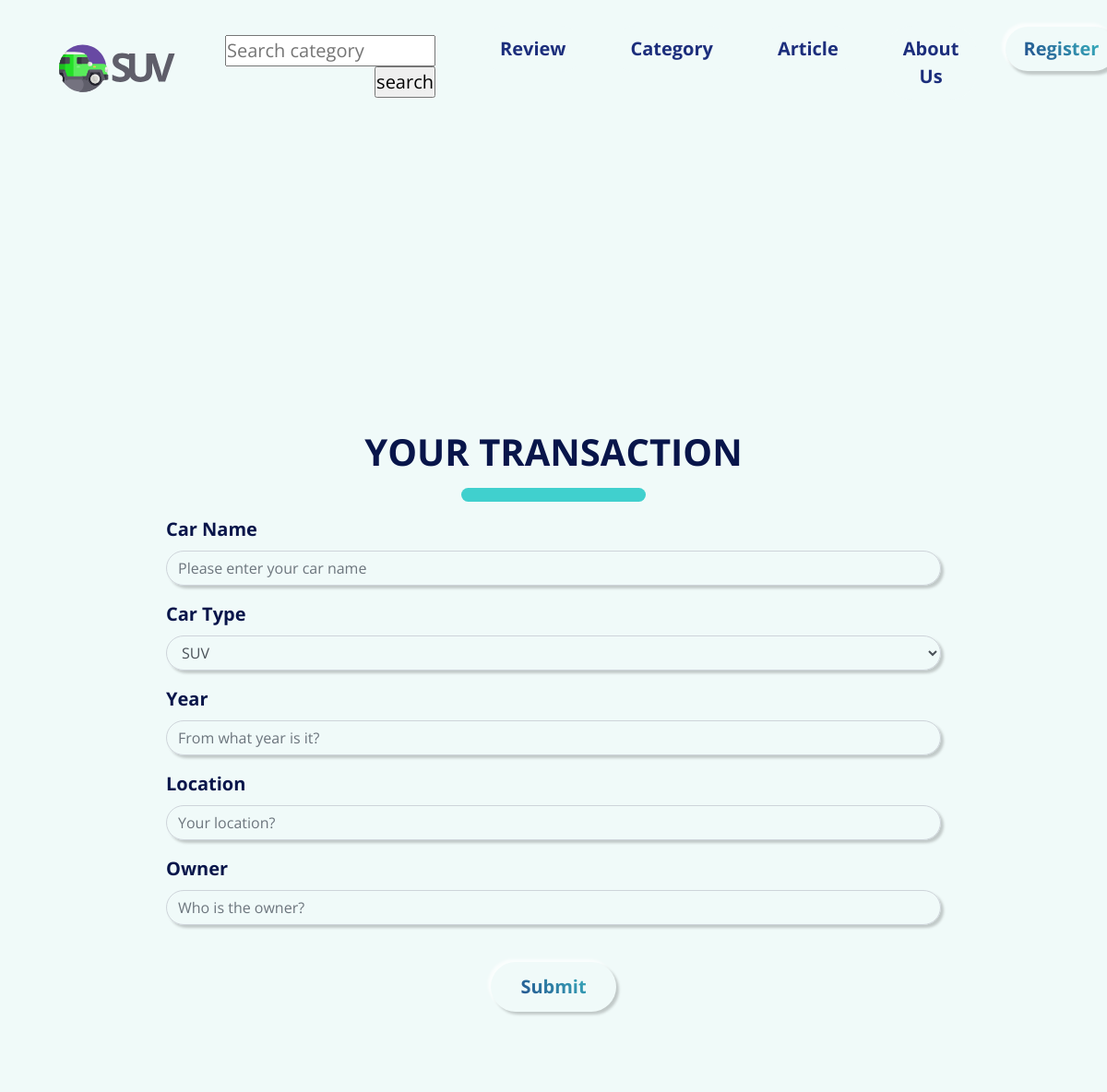
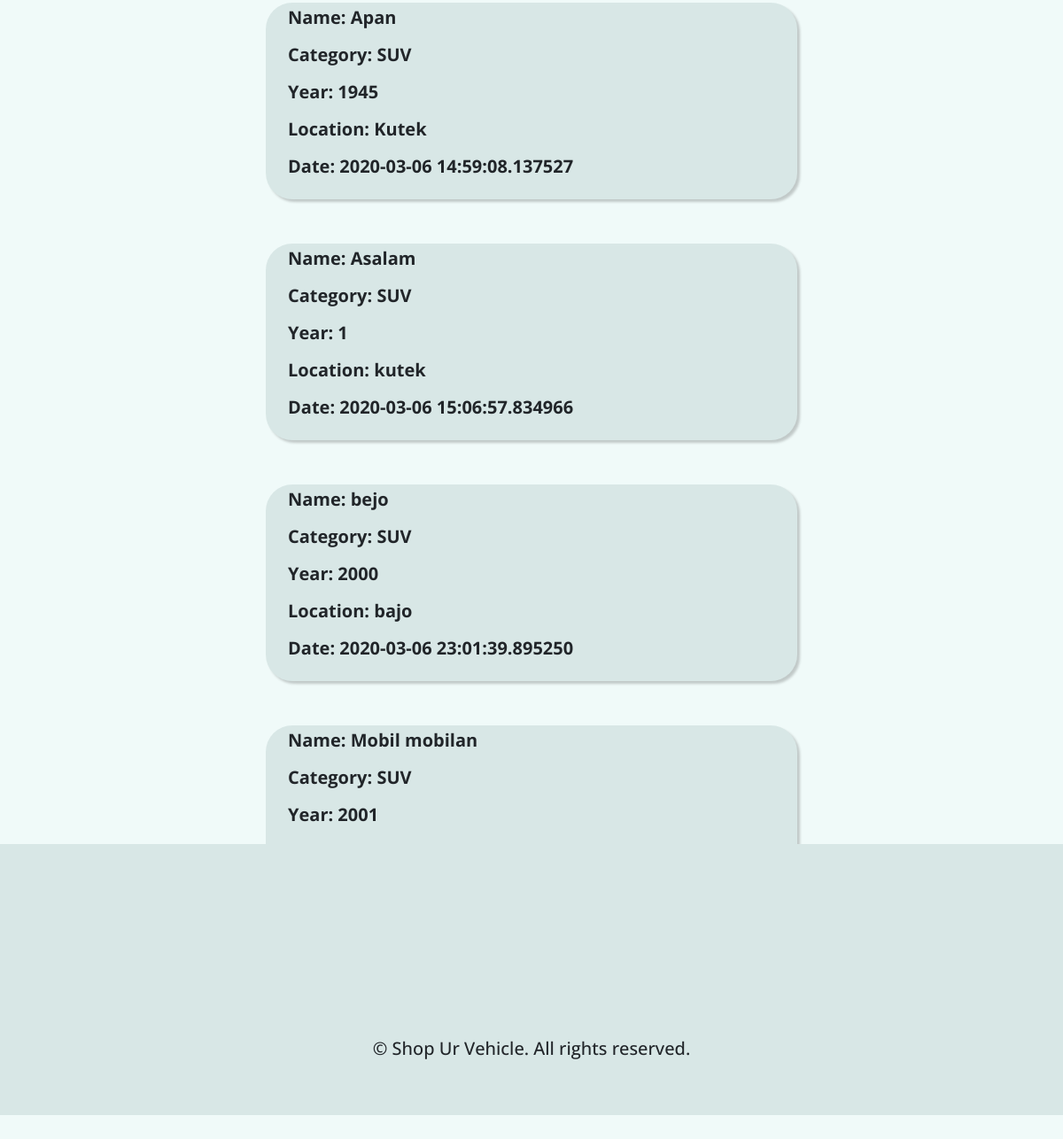
/transaction.html, run on the app's committed database (2 pictures, top to bottom).
### suv/models.py (models this page shows)
class Transaction(models.Model):
    name = models.TextField(max_length=1000)
    category = models.ForeignKey(Category, on_delete=models.CASCADE)
    year = models.TextField(max_length=1000)
    city = models.TextField(max_length=1000)
    date = models.TextField(max_length=1000)

class Category(models.Model):
    car_type = models.TextField(max_length=1000)

### suv/views.py (the view)
# urls.py: path('transaction.html', transaction, name='transaction'),
def transaction(request):
    if request.method == "POST":
        req = request.POST
        form = TransactionForm(request.POST, request.FILES)
        type_car = Category.objects.get_or_create(car_type=req['car_type'])[0]
        type_car.save()
        new_car = Transaction.objects.create(name=req['name'],category=type_car,year = req['year'],city = req['location'],date=datetime.datetime.today())
        new_car.save()
        return redirect('/transaction.html')
    else:
        form = TransactionForm()
    cars = Transaction.objects.all()
    car_type = Category.objects.all()
    response = {'cars' : cars, 'car_type' : car_type}
    return render(request,'transaction.html',response)

### suv/templates/transaction.html (shortened to what this page needs)
{% extends 'base.html' %}
{% load static %}
{% block content %}
<div id="transaction">
    <div class="form" id="rent">
        <h1 id="title">YOUR TRANSACTION</h1>
        <div class="line"></div>
        <form method="POST">
            <div class="form-group">
                <label for="name" class="expl">Car Name</label>
                <input class="form-control" id="name" type="text" name="name" maxlength="255" required
                    placeholder="Please enter your car name">
            </div>
            <div class="form-group">
                <label for="carType" class=expl>Car Type</label>
                <select class="form-control" id="car_type" type="text" name="car_type" maxlength="6" required>
                    <option>SUV</option>
                </select>
            </div>
            <div class="form-group">
                <label for="year" class="expl">Year</label>
                <input class="form-control" id="year" type="text" name="year" maxlength="255" required
                    placeholder="From what year is it?">
            </div>
            <div class="form-group">
                <label for="location" class="expl">Location</label>
                <input class="form-control" id="location" type="text" name="location" maxlength="255" required
                    placeholder="Your location?">
            </div>
            <div class="form-group">
                <label for="owner" class="expl">Owner</label>
                <input class="form-control" id="owner" type="text" name="owner" maxlength="255" required
                    placeholder="Who is the owner?">
            </div>
            <button type="submit" id="submitBtn">Submit</button>
        </form>
    </div>
</div>
<div class="response">
    {% for i in cars %}
    <div class="row twelve">
        <h1 class="name">Name: {{ i.name }}</h1>
        <h1 class="category">Category: {{ i.category.car_type }}</h1>
        <h1 class="year">Year: {{ i.year }}</h1>
        <h1 class="city">Location: {{ i.city }}</h1>
        <h1 class="date" style="margin-bottom: 20px;">Date: {{ i.date }}</h1>
    </div>
    {% endfor %}
</div>
{% endblock %}

### suv/static/css/style.css (style rules this page uses)
* { margin: 0; padding: 0; scroll-behavior: smooth; box-sizing: border-box; }
body { margin: 0; padding: 0; font: 20px/1.5 'Open Sans', sans-serif; background-color: #F0FAF9; width: 100%; }
.form#rent { margin-left: auto; margin-right: auto; width: 70vw; }
.form#rent h1 { margin-top: 17vh; font-weight: bold; color: #08154A; text-align: center; }
.form#rent .line { width: 200px; height: 15px; margin: 15px auto; background-color: #40D0CE; border-radius: 15px; }
.form#rent .form-group { font-weight: bold; color: #08154A; }
.form#rent .form-group input, .form#rent .form-group textarea { border-radius: 20px; background-color: transparent; box-shadow: 3px 3px 3px 0 rgba(0,0,0,0.2); }
.form#rent .form-group select { border-radius: 20px; background-color: transparent; box-shadow: 3px 3px 3px 0 rgba(0,0,0,0.2); }
.form#rent button { display: flex; margin: 40px auto; padding: 10px 30px; border-radius: 40px; background-color: transparent; background-color: #F0FAF9; background: -webkit-linear-gradient(45deg, #1C2E7C, #40D0CE); -webkit-background-clip: text; -webkit-text-fill-color: transparent; font-weight: bold; border-radius: 30px; border-color: transparent; box-shadow: -3px -3px 3px 0 rgba(255,255,255,0.7), 3px 3px 3px 0 rgba(0,0,0,0.2); }
.line { position: relative; margin-left: auto; margin-right: auto; margin-bottom: 4vw; height: 10px; width: 30vh; background-color: #40D0CE; border-radius: 50px; }
.response { max-height: 1000px; overflow-y: scroll; }
.row.twelve { background-color: #D8E7E6; display: flex; margin: 50px; width: 50vw; margin-left: auto; margin-right: auto; border-radius: 30px; box-shadow: 3px 3px 3px 0 rgba(0,0,0,0.2); }
.row.twelve h1 { width: 100%; padding: 5px; margin-left: 20px; font-size: 20px; font-weight: bold; }

### suv/templates/base.html (style rules this page uses)
html, body { width: 100%; height: 100%; margin: 0; padding: 0; overflow-x: hidden; }

### data on the page
Transaction: name "Apan", category.car_type "SUV", year "1945", city "Kutek", date "2020-03-06 14:59:08.137527"
Transaction: name "Asalam", category.car_type "SUV", year "1", city "kutek", date "2020-03-06 15:06:57.834966"
Transaction: name "bejo", category.car_type "SUV", year "2000", city "bajo", date "2020-03-06 23:01:39.895250"
Transaction: name "Mobil mobilan", category.car_type "SUV", year "2001"
